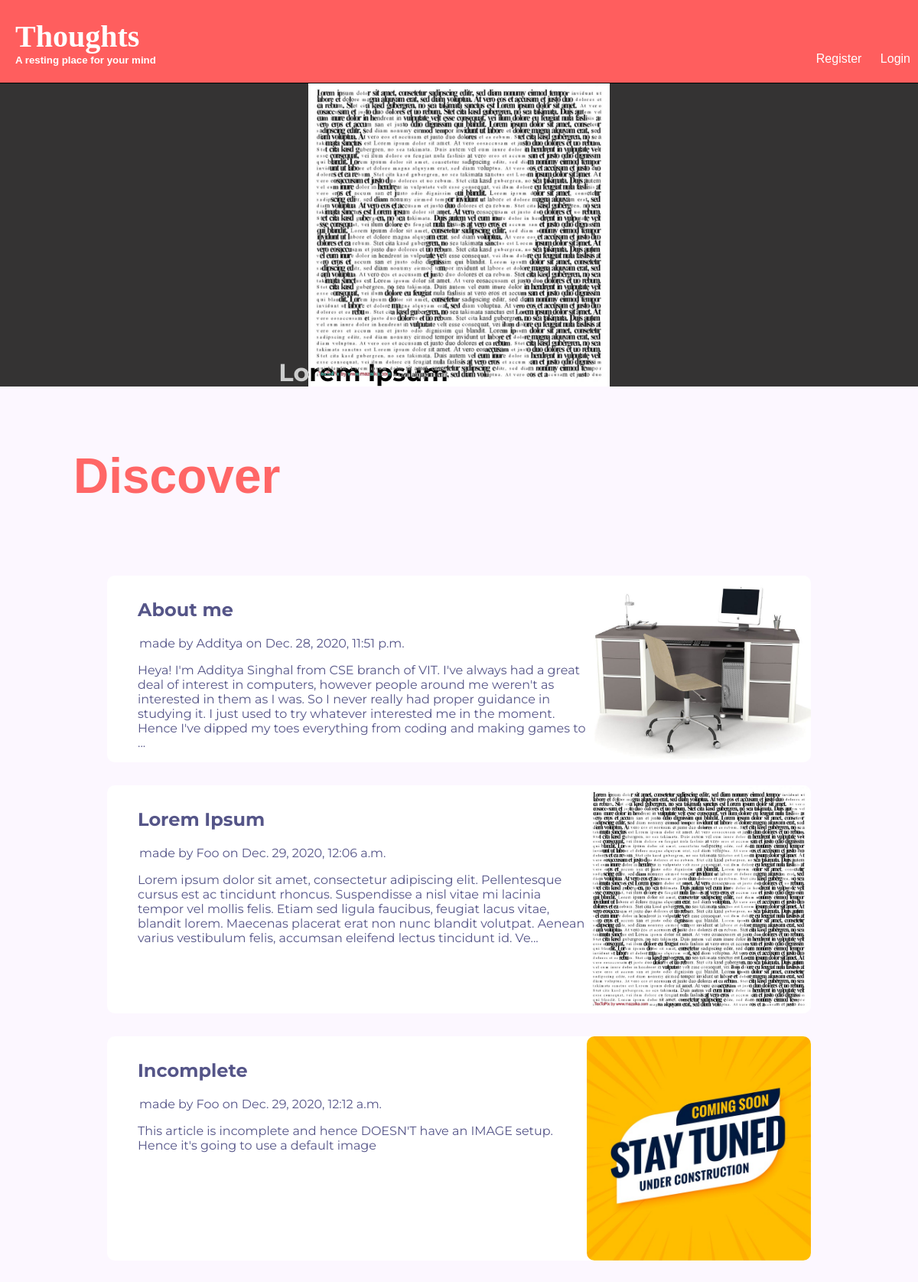
The app's page /articles/ with its own data.
### articles/models.py (models this page shows, shortened)
class Article(models.Model):
	def_ups = {'upvoters': []}
	j_ups = json.dumps(def_ups)
	title = models.CharField(max_length=80)
	body = models.TextField()
	date = models.DateTimeField(auto_now_add=True)
	slug = models.SlugField()
	author = models.ForeignKey(User, default=None, on_delete=models.CASCADE)
	media = models.ImageField(default='default.jpg', blank=True)
	upvotes = models.TextField(default=j_ups)
	def preview(self):
		maxchar = 350
		return self.body[:maxchar] + "..." if len(self.body) > maxchar else self.body

### articles/views.py (the view)
# urls.py: path('', article_views.article_list, name = 'home'),
def article_list(request):
	articles = Article.objects.all().order_by('date')
	if articles:
		feat = random.choice(articles)
		return render(request, "articles/article_list.html", {'articles_list':articles, 'feat':feat})
	return render(request, "articles/article_list.html", {'articles_list':articles, 'feat':None})

### articles/templates/articles/article_list.html
{% extends 'basetemp.html' %}
{% block content %}
	<div class="featured">
		<div class="article-feat">
			<img src="{{ feat.media.url }}" class="feat-image">
			<div class="feat-text">
				<h1 style="mix-blend-mode:difference;color: #FFF; font-family: montserrat;">{{ feat.title }}</h1>
			</div>
		</div>
	</div>
	<h1 class="page-title">Discover</h1>
	<div class="articles-wrapper">
		{% for article in articles_list %}
		<a href="{% url 'articles:detail' slug=article.slug %}">
			<div class="article-preview">
				<div class="top-pad">
					<h2 >
						{{article.title}}
					</h2>
					<p style="margin:2px;">made by {{article.author.first_name}} on {{article.date}}</p>
					<p>{{article.preview}}</p>
				</div>
				<img src="{{ article.media.url }}">
			</div>
		</a>
		{% endfor %}
	</div>
{% endblock %}

### templates/basetemp.html (shortened to what this page needs)
{% load static %}
<!DOCTYPE html>
<html>
<head>
	<link rel="stylesheet" type="text/css" href="{% static 'styles.css' %}">
</head>
<body>
	<header class="navbar">
		<div class='logo'>
			<a href="{% url 'articles:list' %}">
				<h1 class="heading">Thoughts</h1>
				<h5 class="slogan">A resting place for your mind</h5>
			</a>
		</div>
		<nav class="right">
			<ul>
				{% if user.is_authenticated %}
				<li>
					<a href="{% url 'accounts:logout' %}">Logout</a>
				</li>
				<li>
					<a href="{% url 'articles:create' %}">Create article</a>
				</li>
				<li>
					<a href="{% url 'accounts:profile' %}">{{ user.first_name }}</a>
				</li>
				{% else %}
				<li>
					<a href="{% url 'accounts:signup' %}">Register</a>
				</li>
				<li>
					<a href="{% url 'accounts:signin' %}">Login</a>
				</li>
				{% endif %}
			</ul>
		</nav>
	</header>
	<div class='base'>
		{% block content %}
		{% endblock%}
	</div>
</body>
</html>

### assets/styles.css (style rules this page uses)
body { background-color: #fcf7ff; background-repeat: no-repeat; color: #222; margin: 0px; margin-top: 105px; }
.articles-wrapper { padding: 20px; border-radius: 10px; margin: 10px 10vw; }
a, a:hover, a:visited { color: #fff; text-decoration: none; }
.page-title { color: #F66; font-family: Helvetica; font-size: 8vh; margin-left: 8vw; margin-top: 10vh; }
.navbar { padding: 0px 20px; background-color: #ff5e5e; border-bottom: 1px solid black; display: grid; grid-template-columns: 1fr 1fr; justify-items: center; font-family: Helvetica; position: fixed; top: 0; width: 100%; z-index: 999 }
.logo { justify-self: left; }
.heading { margin-bottom: 0px; margin-top: 3vh; font-size: 5vh; font-family: 'Gill sans'; color: white; }
.slogan { margin-top: 0px; color: white; }
nav { position: absolute; bottom: 6px; right: 40px; }
nav li { display: inline-block; margin: 0px 10px; }
.article-preview { padding-left: 40px; border-radius: 10px; display: grid; grid-template-columns: 2fr 1fr; margin: 30px 0px; background-color: #FFF; }
.article-preview img { max-width: 100%; border-radius: 10px; }
.article-preview * { color: #558; font-family: Montserrat; }
.article-feat { height: 400px; background-color: #343333; }
.feat-image { max-height: 100%; display: block; margin: auto; }
.feat-text { text-align: center; margin-top: -40px; margin-right: 250px; bottom: 30px; }
.feat-text h1 { margin: 2px; }
.top-pad { padding-top: 10px; }

### records on screen
Article: media (picture), title "Lorem Ipsum", author.first_name "Foo", date "Dec. 29, 2020, 12:06 a.m.", preview "Lorem ipsum dolor sit amet, consectetur adipiscing elit. Pellentesque cursus est ac tincidunt rhoncus. Suspendisse a nisl vitae mi lacinia tempor vel mollis felis. Etiam sed ligula faucibus, feugiat lacus vitae, blandit lorem. Maecenas placerat erat non nunc blandit volutpat. Aenean varius vestibulum felis, accumsan eleifend lectus tincidunt id. Ve..."
Article: title "About me", author.first_name "Additya", date "Dec. 28, 2020, 11:51 p.m.", preview "Heya! I'm Additya Singhal from CSE branch of VIT. I've always had a great deal of interest in computers, however people around me weren't as interested in them as I was. So I never really had proper guidance in studying it. I just used to try whatever interested me in the moment. Hence I've dipped my toes everything from coding and making games to ...", media (picture)
Article: title "Incomplete", author.first_name "Foo", date "Dec. 29, 2020, 12:12 a.m.", preview "This article is incomplete and hence DOESN'T have an IMAGE setup. Hence it's going to use a default image", media (placeholder picture)
